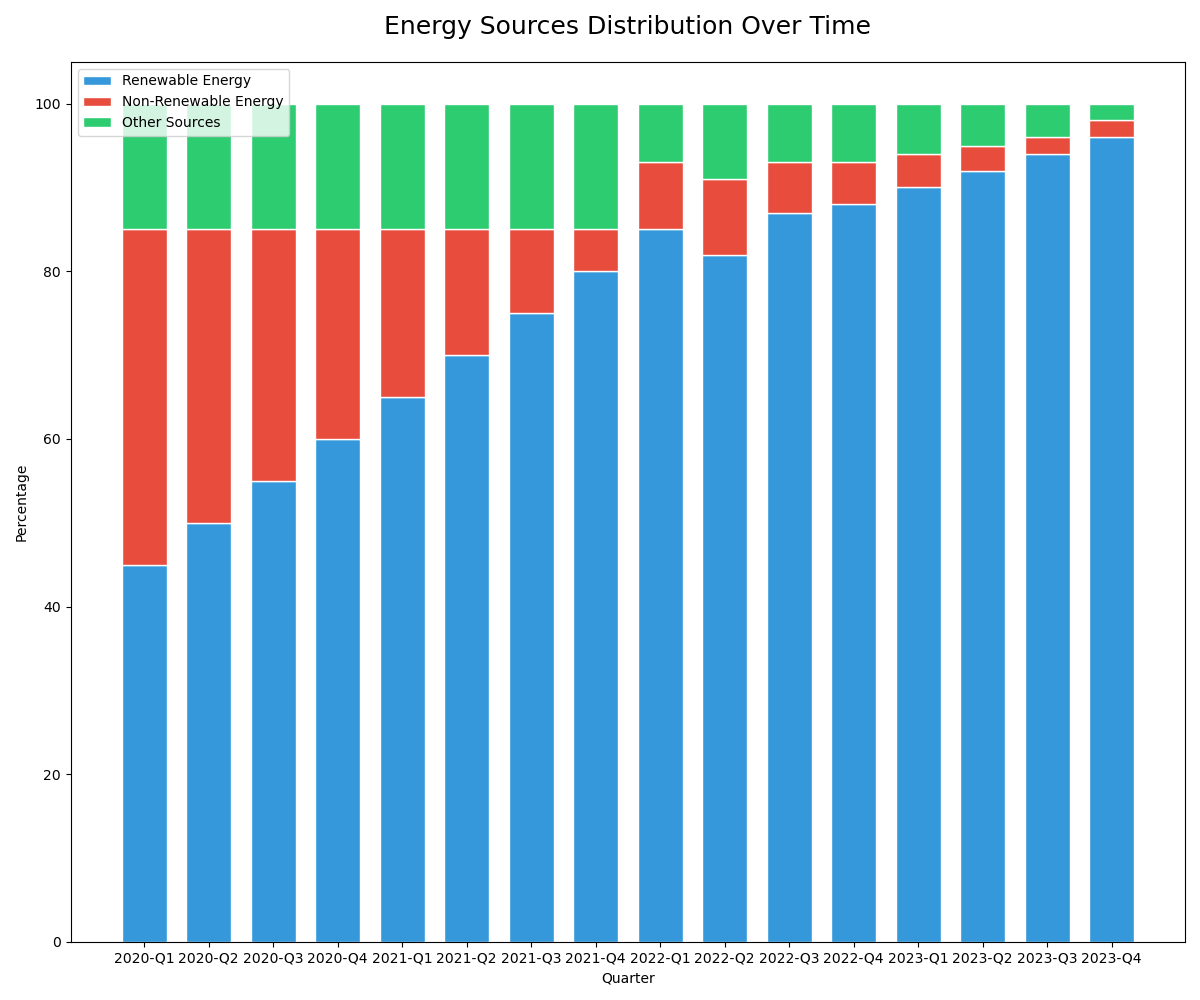

The script that drew this image:

import matplotlib.pyplot as plt
import numpy as np

# Data
categories = ['2020-Q1', '2020-Q2', '2020-Q3', '2020-Q4', '2021-Q1', '2021-Q2', '2021-Q3', '2021-Q4', 
              '2022-Q1', '2022-Q2', '2022-Q3', '2022-Q4', '2023-Q1', '2023-Q2', '2023-Q3', '2023-Q4']
renewable = np.array([45, 50, 55, 60, 65, 70, 75, 80, 85, 82, 87, 88, 90, 92, 94, 96])
non_renewable = np.array([40, 35, 30, 25, 20, 15, 10, 5, 8, 9, 6, 5, 4, 3, 2, 2])
other_sources = np.array([15, 15, 15, 15, 15, 15, 15, 15, 7, 9, 7, 7, 6, 5, 4, 2])

# Plot
bar_width = 0.7
fig, ax = plt.subplots(figsize=(12, 10))

ax.bar(categories, renewable, color='#3498db', edgecolor='white', width=bar_width, label='Renewable Energy')
ax.bar(categories, non_renewable, bottom=renewable, color='#e74c3c', edgecolor='white', width=bar_width, label='Non-Renewable Energy')
ax.bar(categories, other_sources, bottom=renewable+non_renewable, color='#2ecc71', edgecolor='white', width=bar_width, label='Other Sources')

# Title and labels
ax.set_title('Energy Sources Distribution Over Time', fontsize=18, pad=20)
ax.set_ylabel('Percentage')
ax.set_xlabel('Quarter')

# Legend
ax.legend(loc='upper left')

# Show plot
plt.tight_layout()
plt.show()
